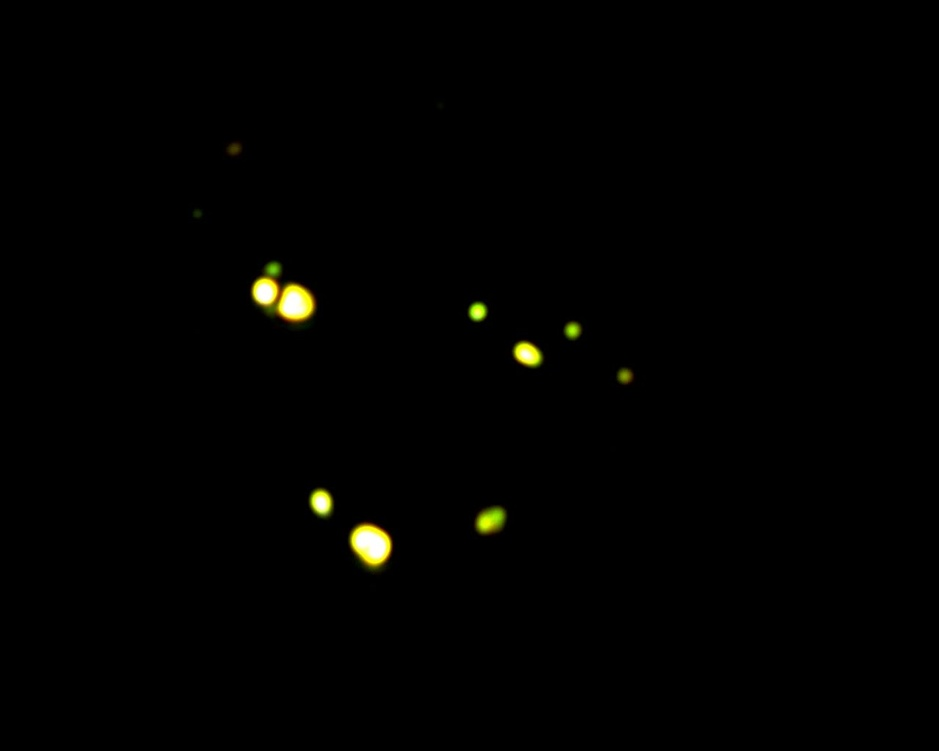
#> input picture DFM/analysis/data/pics/frames/image-001.jpeg, 939 x 751 px, shrunk from 1280 x 1024 before the run; its folder holds only this picture in this run
$ python test_polarisation.py
#> lines starting #> are read from the running program, lines starting #| are printed output that depends on the picture
import matplotlib.image as mpimg
import numpy as np
import matplotlib.pyplot as plt
import glob

pic_files = glob.glob('frames/*.jpeg')
pic_files = np.sort(pic_files)
pics = []
intensity_r = []
intensity_g = []
intensity_b = []
for pic_file in pic_files:
    pics.append(mpimg.imread(pic_file))
    intensity_r.append(np.mean(pics[-1][:, :, 0]) * 255)
    intensity_g.append(np.mean(pics[-1][:, :, 1]) * 255)
    intensity_b.append(np.mean(pics[-1][:, :, 2]) * 255)

#plt.imshow(pics[-1][:, :500, :])
plt.plot(intensity_r, 'r-') # / max(intensity_r)
plt.plot(intensity_g, 'g-') # / max(intensity_g)
plt.plot(intensity_b, 'b-') # / max(intensity_b)

plt.savefig('rgb_pol.png')
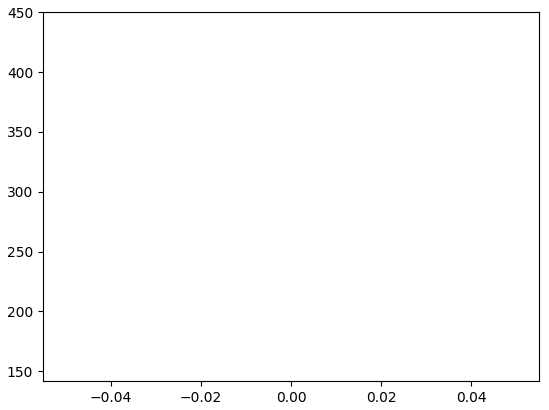
#> figure drawn by matplotlib, 1 panel


pic_files = glob.glob('frames_I/*.jpeg')
pic_files = np.sort(pic_files)
pics = []
intensity_r = []
intensity_g = []
intensity_b = []
for pic_file in pic_files:
    pics.append(mpimg.imread(pic_file))
    intensity_r.append(np.mean(pics[-1][:, :, 0]))
    intensity_g.append(np.mean(pics[-1][:, :, 1]))
    intensity_b.append(np.mean(pics[-1][:, :, 2]))

plt.clf()
plt.plot(intensity_r, 'r-') # / max(intensity_r)
plt.plot(intensity_g, 'g-') # / max(intensity_g)
plt.plot(intensity_b, 'b-') # / max(intensity_b)
plt.savefig('rgb_int.png')
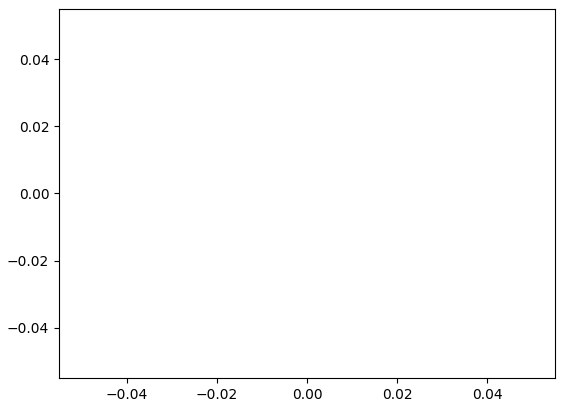
#> figure drawn by matplotlib, 1 panel
